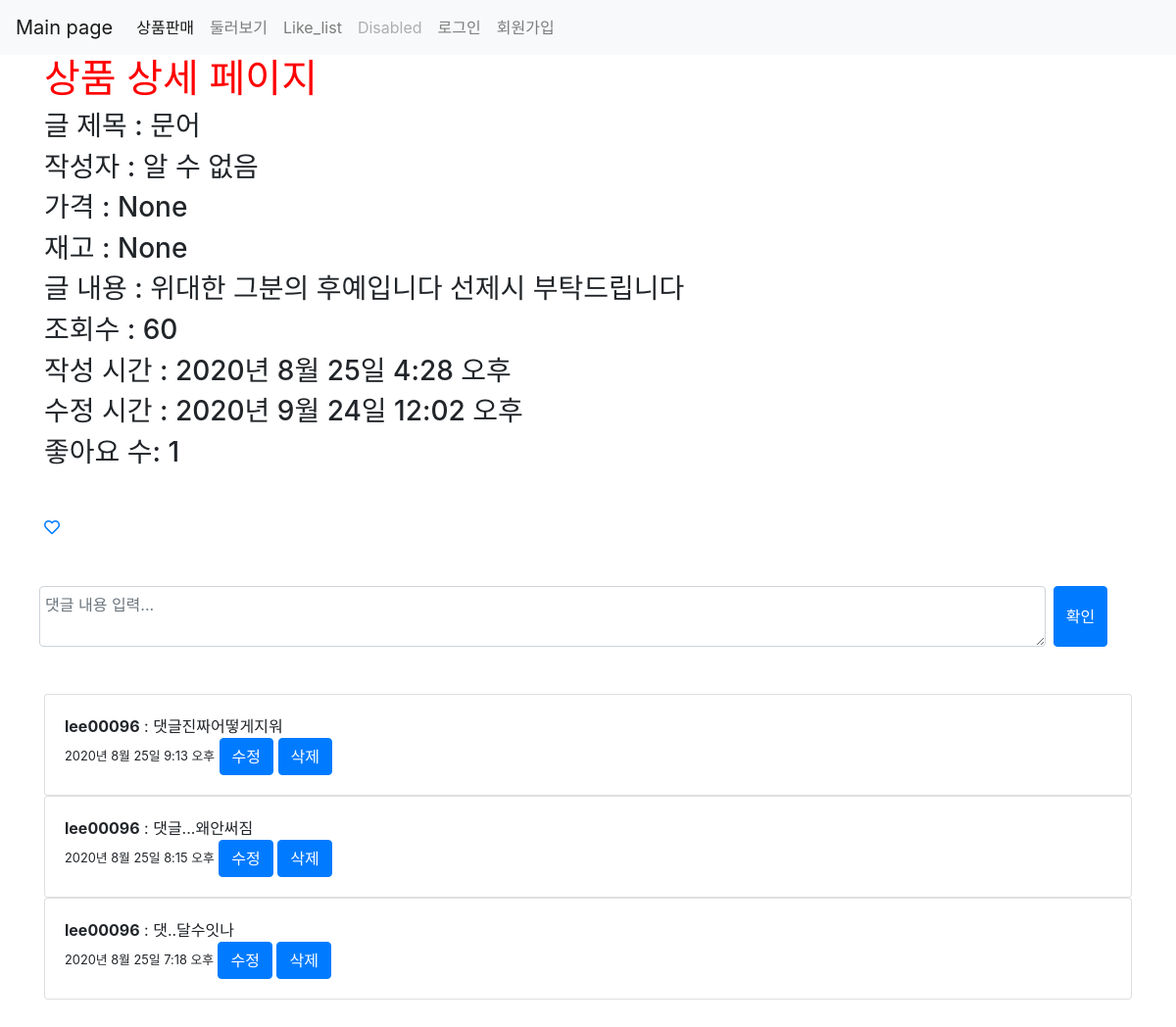
The app's page /products/5/ with its own data.
### products/models.py (models this page shows)
class Product(models.Model):
    title = models.CharField(max_length = 100)
    content = models.TextField()
    user = models.ForeignKey(User, on_delete=models.CASCADE, null=True)
    created_at = models.DateTimeField(auto_now_add = True)
    updated_at = models.DateTimeField(auto_now = True)
    view_count = models.IntegerField(default=0)
    image = models.ImageField(upload_to='images/', null=True)
    price = models.IntegerField(null=True)
    stock = models.IntegerField(null=True)
    like_user_set = models.ManyToManyField(User, blank=True, related_name='like_user_set', through='Like')
    @property
    def like_count(self):
        return self.like_user_set.count()

class Comment(models.Model):
    content = models.TextField()
    user = models.ForeignKey(User, on_delete=models.CASCADE)
    product = models.ForeignKey(Product, on_delete=models.CASCADE, related_name='comments')
    created_at = models.DateTimeField(auto_now_add = True)
    updated_at = models.DateTimeField(auto_now = True)

### products/views.py (the view)
# urls.py: path('<int:id>/', show, name="show"),
def show(request, id):
    product = Product.objects.get(pk=id)
    increased_view_count = product.view_count + 1
    product.view_count = increased_view_count
    product.save()
    all_comments = product.comments.all().order_by('-created_at')
    return render (request, 'products/show.html', {'product': product, 'comments': all_comments})

### products/templates/products/show.html (shortened to what this page needs)
{% extends 'base.html' %}
{% block content %}
{% include 'shared/_navbar.html' %}
<div class="container">
    <h1>상품 상세 페이지</h1>
    <h3>글 제목 : {{ product.title }}</h3>
    {% if product.user %}
        {% if product.user.username == 'user' %}
            <h3>작성자: {{ product.user.last_name }} {{ product.user.first_name }} </h3>
        {% else %}
            <h3>작성자 : {{ product.user }}</h3>
        {% endif %}
    {% else %}
        <h3>작성자 : 알 수 없음</h3>
    {% endif %}
    <h3>가격 : {{ product.price }}</h3>
    <h3>재고 : {{ product.stock }}</h3>
    <h3>글 내용 : {{ product.content }}</h3>
    <h3>조회수 : {{ product.view_count }}</h3>
    <h3>작성 시간 : {{ product.created_at }}</h3>
    <h3>수정 시간 : {{ product.updated_at }}</h3>
    <h3>좋아요 수: {{ product.like_count }}</h3>
</div>
<div class="container mt-5">
    <a href="{% url 'products:product_like' product.id %}?redirect_to=show">
        {% if user in product.like_user_set.all %}
                    <i class="fas fa-heart"></i>
        {% else %}
                    <i class="far fa-heart"></i>
        {% endif %}
    </a>
</div>
<div class="container mt-5">
    <form class="form-row" action="{% url 'products:create_comment' product.id %}" method="POST">
      <textarea class="form-control col-11 mr-2" name="content" placeholder="댓글 내용 입력..."></textarea>
      <input type="submit" class="btn btn-primary" value="확인">
    </form>
</div>
<div class="container mt-5 mb-5">
    {% for comment in comments %}
        <div class="card">
            <div class="card-body">
                <b>{{ comment.user }}</b> : {{ comment.content }}<br>
                <small>{{ comment.created_at }}</small>
                    <input type="submit" class="btn btn-primary" value="수정">
                    <input type="submit" class="btn btn-primary" value="삭제">
                </div>
        </div>
    {% endfor %}
</div>
{% endblock %}

### myblog/static/css/project.css (style rules this page uses)
h1 { color: red; }

### records on screen
Product: title "문어", price "None", stock "None", content "위대한 그분의 후예입니다 선제시 부탁드립니다", view_count "60", created_at "2020년 8월 25일 4:28 오후", updated_at "2020년 9월 24일 12:02 오후", like_count "1"
Comment: user "lee00096", content "댓글진짜어떻게지워", created_at "2020년 8월 25일 9:13 오후"
Comment: user "lee00096", content "댓글...왜안써짐", created_at "2020년 8월 25일 8:15 오후"
Comment: user "lee00096", content "댓..달수잇나", created_at "2020년 8월 25일 7:18 오후"
